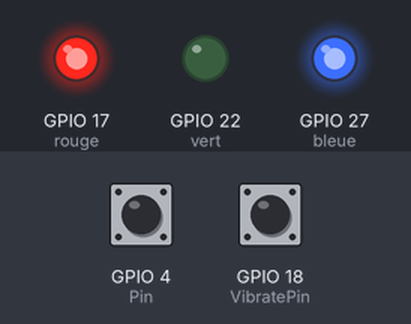
Bench run of a program on a simulated Raspberry Pi (BCM pin numbers). On the bench: output pins drawn as LEDs (lit = HIGH). The inputs (shaded band) are chosen by the test bench; at power-on: GPIO 4 (Pin) HIGH, GPIO 18 (VibratePin) HIGH. What the program prints to the terminal is not drawn.

Above: at 1.2 s.
1.3 s: GPIO 4 (Pin) pulled LOW for 0.15 s
At 1.37 s:
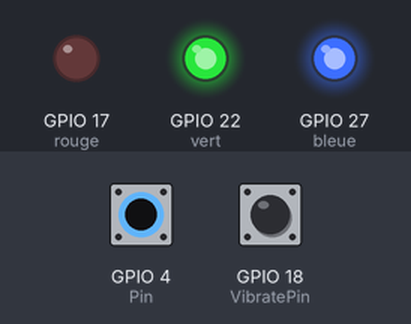
2.9 s: GPIO 18 (VibratePin) pulled LOW for 0.15 s
At 3.5 s:
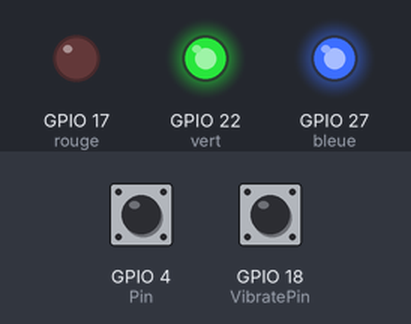
4.5 s: GPIO 4 (Pin) pulled LOW for 1 s
At 6.7 s:
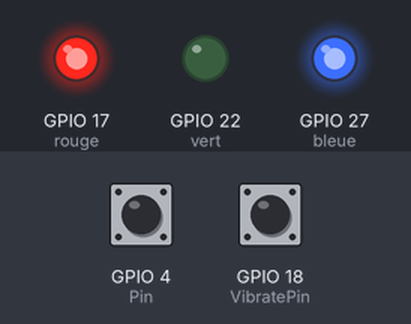
7.0 s: GPIO 4 (Pin) pulled LOW for 3.2 s
At 7.8 s:
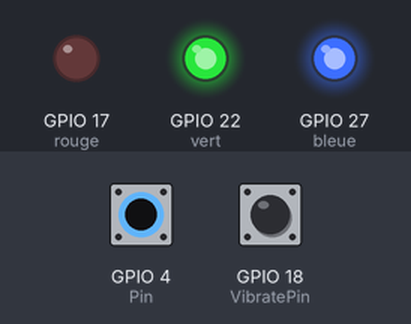
Timing chart, 0 to 11.7 s (numbered marks = the images above; inputs shaded):
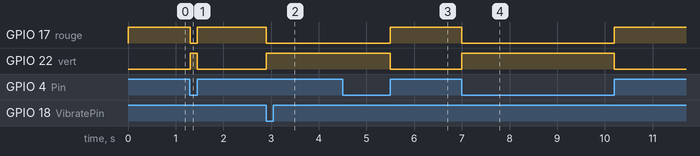

Measured:
- after the input at 1.3 s, GPIO 17 (rouge): HIGH → LOW at once, → HIGH 0.15 s later; GPIO 22 (vert): LOW → HIGH at once, → LOW 0.15 s later
- after the input at 2.9 s, GPIO 17 (rouge): HIGH → LOW at once; GPIO 22 (vert): LOW → HIGH at once
- after the input at 4.5 s, GPIO 17 (rouge): LOW → HIGH after 1.0 s; GPIO 22 (vert): HIGH → LOW after 1.0 s
- after the input at 7.0 s, GPIO 17 (rouge): HIGH → LOW at once, → HIGH 3.2 s later; GPIO 22 (vert): LOW → HIGH at once, → LOW 3.2 s later

The program:

projetFinalOthmaneWissem.py
```python
import RPi.GPIO as GPIO
import time

Pin = 4
rouge = 17
vert = 22
bleue = 27
VibratePin = 18
fire_detected = False
GPIO.setwarnings(False)
GPIO.setmode(GPIO.BCM)
GPIO.setup(rouge, GPIO.OUT)
GPIO.setup(Pin,GPIO.IN,pull_up_down=GPIO.PUD_UP)
GPIO.setup(VibratePin, GPIO.IN, pull_up_down=GPIO.PUD_UP)


GPIO.setmode(GPIO.BCM)

GPIO.setup(rouge, GPIO.OUT)
GPIO.setup(vert, GPIO.OUT)
GPIO.setup(bleue, GPIO.OUT)

def set_leds(led):

    l, e, d = led

    # Etat de la led rouge selon la valeur donner en parametre pour l
    GPIO.output(rouge, GPIO.HIGH if l > 0 else GPIO.LOW)

    # Etat de la led verte selon la valeur donner en parametre pour e
    GPIO.output(vert, GPIO.HIGH if e > 0 else GPIO.LOW)

    # Etat de la led bleue selon la valeur donner en parametre pour d
    GPIO.output(bleue, GPIO.HIGH if d > 0 else GPIO.LOW)


def alert(x):
    global fire_detected
    if GPIO.input(Pin) == GPIO.LOW:
        if not fire_detected:
            set_leds((0, 1, 1))
            print('')
            print('\033[31m  **************** \033[0m')
            print("\033[31m  *Alerte au feu!* \033[0m")
            print('\033[31m  **************** \033[0m')
            print('')
    else:
        fire_detected = False
        set_leds((1, 0, 1))

def detect_vibration(c):
    if GPIO.input(VibratePin) == 0:
        print("Vibration detected!")
        set_leds((0, 1, 1))


def loop():
    set_leds((1, 0, 1))
    GPIO.add_event_detect(Pin,GPIO.BOTH,callback=alert)
    GPIO.add_event_detect(VibratePin,GPIO.FALLING,callback=detect_vibration)
    while True:
        pass


try:
    loop()
except KeyboardInterrupt:
    GPIO.cleanup()
```
